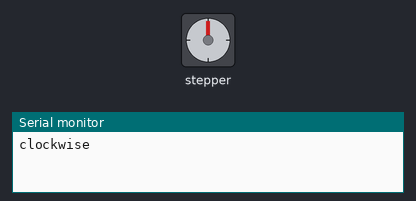
Recording of a sketch running on a simulated Arduino Uno, built with avr-gcc and run on an emulated ATmega328P. Shown: stepper motor, the last lines printed to the serial monitor. Stepper angles assume 2048 steps per turn.

Above: at 0.05 s.
At 2.0 s:
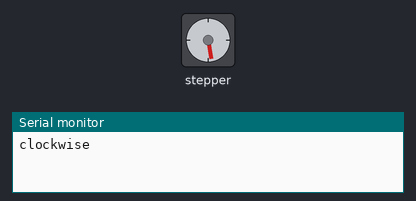
At 4.0 s:
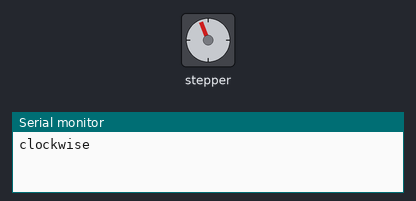
At 8.35 s:
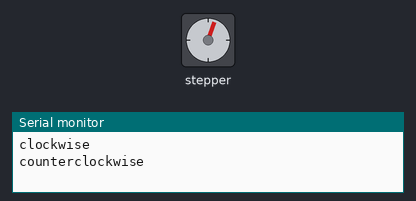
Timing chart, 0 to 11.8 s (numbered marks = the images above):
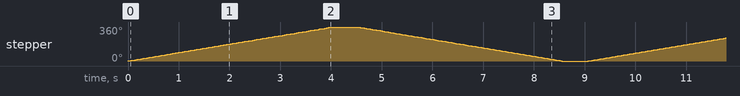

Measured:
- by itself, stepper: turns 360° clockwise in 4.0 s, then 360° counter-clockwise in 4.0 s, repeating every 9.1 s

The sketch:

stepper_diagnostic.ino
```cpp
#include <Stepper.h>

const int stepsPerRevolution = 2048;  // change this to fit the number of steps per revolution
const int RevolutionsPerMinute = 15;         // Adjustable range of 28BYJ-48 stepper is 0~17 rpm

// initialize the stepper library on pins 8 through 11:
Stepper myStepper(stepsPerRevolution, 46, 48, 47, 45);

void setup() {
  myStepper.setSpeed(RevolutionsPerMinute);
  // initialize the serial port:
  Serial.begin(9600);
}

void loop() {
  // step one revolution  in one direction:
  Serial.println("clockwise");
  myStepper.step(stepsPerRevolution);
  delay(500);

  // step one revolution in the other direction:
  Serial.println("counterclockwise");
  myStepper.step(-stepsPerRevolution);
  delay(500);
}
```
